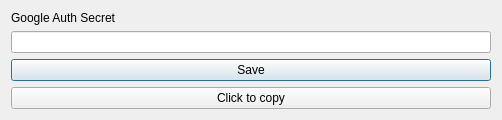
<?xml version="1.0" encoding="UTF-8"?>
<ui version="4.0">
 <class>MainDialog</class>
 <widget class="QDialog" name="MainDialog">
  <property name="geometry">
   <rect>
    <x>0</x>
    <y>0</y>
    <width>502</width>
    <height>117</height>
   </rect>
  </property>
  <property name="windowTitle">
   <string>MainDialog</string>
  </property>
  <layout class="QVBoxLayout" name="verticalLayout">
   <item>
    <layout class="QVBoxLayout" name="verticalLayout_2">
     <item>
      <widget class="QLabel" name="label">
       <property name="text">
        <string>Google Auth Secret</string>
       </property>
      </widget>
     </item>
     <item>
      <widget class="QLineEdit" name="secretEditBox"/>
     </item>
     <item>
      <widget class="QPushButton" name="saveSecretButton">
       <property name="text">
        <string>Save</string>
       </property>
      </widget>
     </item>
     <item>
      <widget class="QPushButton" name="copyToClipboardButton">
       <property name="text">
        <string>Click to copy</string>
       </property>
      </widget>
     </item>
    </layout>
   </item>
  </layout>
 </widget>
 <layoutdefault spacing="6" margin="11"/>
 <resources/>
 <connections/>
</ui>
